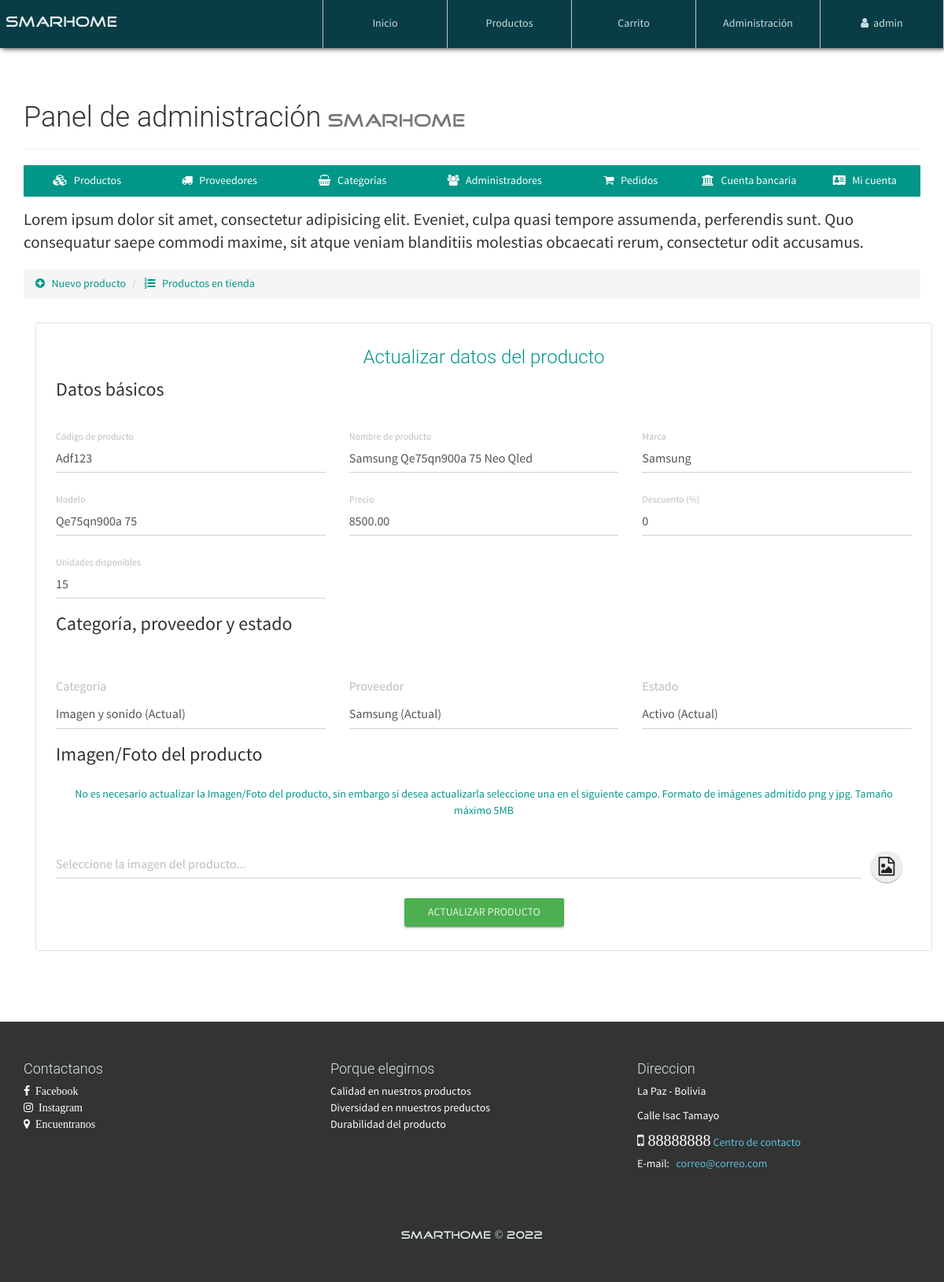
The app's page /configAdmin.php?view=productinfo&code=Adf123 (signed in) with its own data.
### tables this page shows
CREATE TABLE `producto` (
  `id` int(20) NOT NULL,
  `CodigoProd` varchar(30) NOT NULL,
  `NombreProd` varchar(30) NOT NULL,
  `CodigoCat` varchar(30) NOT NULL,
  `Precio` decimal(30,2) NOT NULL,
  `Descuento` int(2) NOT NULL,
  `Modelo` varchar(30) NOT NULL,
  `Marca` varchar(30) NOT NULL,
  `Stock` int(20) NOT NULL,
  `NITProveedor` varchar(30) NOT NULL,
  `Imagen` varchar(150) NOT NULL,
  `Nombre` varchar(30) NOT NULL,
  `Estado` varchar(15) NOT NULL
);

### library/consulSQL.php (called while the page is built, shortened)
<?php
class ejecutarSQL {
    public static function conectar(){
        if(!$con=  mysqli_connect(SERVER,USER,PASS,BD)){
            echo "Error en el servidor, verifique sus datos";
        }
        mysqli_set_charset($con, "utf8");
        return $con;
    }
    public static function consultar($query) {
        if (!$consul = mysqli_query(ejecutarSQL::conectar(), $query)) {
            echo 'Error en la consulta SQL ejecutada';
        }
        return $consul;
    }
}

### admin/productinfo-view.php (the view, shortened to what this page needs)
<p class="lead">
    Lorem ipsum dolor sit amet, consectetur adipisicing elit. Eveniet, culpa quasi tempore assumenda, perferendis sunt. Quo consequatur saepe commodi maxime, sit atque veniam blanditiis molestias obcaecati rerum, consectetur odit accusamus.
</p>
<ul class="breadcrumb" style="margin-bottom: 5px;">
    <li>
        <a href="configAdmin.php?view=product">
            <i class="fa fa-plus-circle" aria-hidden="true"></i> &nbsp; Nuevo producto
        </a>
    </li>
    <li>
        <a href="configAdmin.php?view=productlist"><i class="fa fa-list-ol" aria-hidden="true"></i> &nbsp; Productos en tienda</a>
    </li>
</ul>
<div class="container">
	<div class="row">
        <div class="col-xs-12">
            <div class="container-form-admin">
                <h3 class="text-primary text-center">Actualizar datos del producto</h3>
                <?php
                	$code=$_GET['code'];
                	$producto=ejecutarSQL::consultar("SELECT * FROM producto WHERE CodigoProd='$code'");
                	$prod=mysqli_fetch_array($producto, MYSQLI_ASSOC);
                ?>
                <form action="./process/updateProduct.php" method="POST" enctype="multipart/form-data" class="FormCatElec" data-form="update">
                    <div class="container-fluid">
                        <div class="row">
                            <div class="col-xs-12">
                                <legend>Datos básicos</legend>
                            </div>
                            <div class="col-xs-12 col-sm-6 col-md-4">
                              <div class="form-group label-floating">
                                <label class="control-label">Código de producto</label>
                                <input type="text" class="form-control" value="<?php echo $prod['CodigoProd']; ?>" required maxlength="30" readonly name="prod-codigo">
                              </div>
                            </div>
                            <div class="col-xs-12 col-sm-6 col-md-4">
                              <div class="form-group label-floating">
                                <label class="control-label">Nombre de producto</label>
                                <input type="text" class="form-control" value="<?php echo $prod['NombreProd']; ?>" required maxlength="30" name="prod-name">
                              </div>
                            </div>
                            <div class="col-xs-12 col-sm-6 col-md-4">
                              <div class="form-group label-floating">
                                <label class="control-label">Marca</label>
                                <input type="text" class="form-control" value="<?php echo $prod['Marca']; ?>" required name="prod-marca">
                              </div>
                            </div>
                            <div class="col-xs-12 col-sm-6 col-md-4">
                              <div class="form-group label-floating">
                                <label class="control-label">Modelo</label>
                                <input type="text" class="form-control" value="<?php echo $prod['Modelo']; ?>" required name="prod-model">
                              </div>
                            </div>
                            <div class="col-xs-12 col-sm-6 col-md-4">
                              <div class="form-group label-floating">
                                <label class="control-label">Precio</label>
                                <input type="text" class="form-control" value="<?php echo $prod['Precio']; ?>" required maxlength="20" pattern="[0-9.]{1,20}" name="prod-price">
                              </div>
                            </div>
                            <div class="col-xs-12 col-sm-6 col-md-4">
                              <div class="form-group label-floating">
                                <label class="control-label">Descuento (%)</label>
                                <input type="text" class="form-control" required maxlength="2" pattern="[0-9]{1,2}" name="prod-desc-price" value="<?php echo $prod['Descuento']; ?>">
                              </div>
                            </div>
                            <div class="col-xs-12 col-sm-6 col-md-4">
                              <div class="form-group label-floating">
                                <label class="control-label">Unidades disponibles</label>
                                <input type="text" class="form-control" value="<?php echo $prod['Stock']; ?>" required maxlength="20" pattern="[0-9]{1,20}" name="prod-stock">
                              </div>
                            </div>
                            <div class="col-xs-12">
                                <legend>Categoría, proveedor y estado</legend>
                            </div>
                            <div class="col-xs-12 col-sm-6 col-md-4">
                              <div class="form-group">
                                <label>Categoría</label>
                                <select class="form-control" name="prod-categoria">
                                    <?php
                                        $categoria=ejecutarSQL::consultar("SELECT * FROM categoria");
                                        while($catec=mysqli_fetch_array($categoria, MYSQLI_ASSOC)){
                                        	if($prod['CodigoCat']==$catec['CodigoCat']){
                                            	echo '<option selected="" value="'.$catec['CodigoCat'].'">'.$catec['Nombre'].' (Actual)</option>';
                                        	}else{
                                        		echo '<option value="'.$catec['CodigoCat'].'">'.$catec['Nombre'].'</option>';
                                        	}
                                        }
                                    ?>
                                </select>
                              </div>
                            </div>
                            <div class="col-xs-12 col-sm-6 col-md-4">
                              <div class="form-group">
                                <label>Proveedor</label>
                                <select class="form-control" name="prod-codigoP">
                                    <?php
                                        $proveedor=ejecutarSQL::consultar("SELECT * FROM proveedor");
                                        while($prov=mysqli_fetch_array($proveedor, MYSQLI_ASSOC)){
                                        	if($prod['NITProveedor']==$prov['NITProveedor']){
                                        		echo '<option selected="" value="'.$prov['NITProveedor'].'">'.$prov['NombreProveedor'].' (Actual)</option>';
                                        	}else{
                                            	echo '<option value="'.$prov['NITProveedor'].'">'.$prov['NombreProveedor'].'</option>';
                                        	}
                                        }
                                    ?>
                                </select>
                              </div>
                            </div>
                            <div class="col-xs-12 col-sm-6 col-md-4">
                              <div class="form-group">
                                <label>Estado</label>
                                <select class="form-control" name="prod-estado">
                                	<?php
                                		if($prod['Estado']=="Activo"){
                                			echo '
                                				<option value="Activo" selected="">Activo (Actual)</option>
                                    			<option value="Desactivado">Desactivado</option>
                                			';
                                		}else{
                                			echo '
                                				<option value="Activo">Activo</option>
                                    			<option value="Desactivado" selected="">Desactivado (Actual)</option>
                                			';
                                		}
                                	?>
                                </select>
                              </div>
                            </div>
                            <div class="col-xs-12">
                                <legend>Imagen/Foto del producto</legend>
                                <p class="text-center text-primary">
                                    No es necesario actualizar la Imagen/Foto del producto, sin embargo si desea actualizarla seleccione una en el siguiente campo. Formato de imágenes admitido png y jpg. Tamaño máximo 5MB
                                </p>
                            </div>
                            <div class="col-xs-12">
                                <div class="form-group">
                                  <div class="input-group">
                                    <input type="text" readonly="" class="form-control" placeholder="Seleccione la imagen del producto...">
                                      <span class="input-group-btn input-group-sm">
                                        <button type="button" class="btn btn-fab btn-fab-mini">
                                          <i class="fa fa-file-image-o" aria-hidden="true"></i>
                                        </button>
                                      </span>
                                  </div>
                                </div>
                            </div>
                        </div>
                    </div>
                <p class="text-center"><button type="submit" class="btn btn-success btn-raised">Actualizar producto</button></p>
                </form>
            </div>
        </div>
    </div>
</div>

### css/style.css (style rules this page uses)
body { font-family: "FontFamilySPro"; line-height: 1.5; font-size: 1.4em; width: 100%; height: 100%; margin: 0px; padding: 0px; background-position: center center; background-repeat: no-repeat; background-attachment: fixed; background-size: cover; background-color: rgb(53, 177, 150); }
.container-form-admin { border: 1px solid #e0e1e1 !important; border-radius: 4px; padding: 10px; margin-top: 25px; }
#container-page-configAdmin { background-image: url(../assets/img/font-registration.JPG); }

### records on screen
producto: prod-codigo "Adf123", prod-name "Samsung Qe75qn900a 75 Neo Qled", prod-marca "Samsung", prod-model "Qe75qn900a 75", prod-price "8500.00", prod-desc-price "0", prod-stock "15", prod-estado "Activo (Actual)"

### other values on screen
$_SESSION['nombreAdmin'] "admin"
form field prod-categoria "Imagen y sonido (Actual)"
form field prod-codigoP "Samsung (Actual)"
